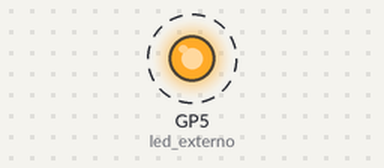
A program run on a simulated Raspberry Pi Pico running MicroPython. Shown: output pins drawn as LEDs (lit = HIGH). Dashed ring = blinking. What the program prints to the serial console is not drawn.

Above: at 0.2 s.
Timing chart, 0 to 3.0 s (numbered marks = the images above):
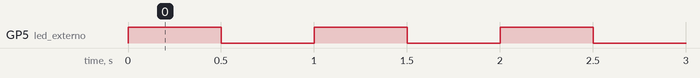

The program:

A02.py
```python
from machine import Pin
import time
print(machine.freq())

led_externo = Pin(5, Pin.OUT) # pin 5 como salida

try:
    while True:
        led_externo.value(1)    # Enciende el LED
        time.sleep(0.5) # Espera medio segundo
        led_externo.value(0)    # Apaga el LED
        time.sleep(0.5) # Espera medio segundo
except:
    pass
```

Measured:
- by itself, GP5 (led_externo): alternates HIGH for 0.50 s and LOW for 0.50 s
